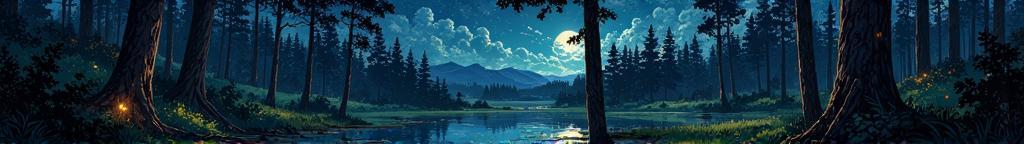
#> input picture AI_Atvars/images/ghibsky/scaled_pond_in_forest.jpg, 1024 x 144 px, found by its file name
$ python split_image.py
#> lines starting #> are read from the running program, lines starting #| are printed output that depends on the picture
from PIL import Image

# Load the image
image_path = "C:/Users/Atvar/Desktop/year2/Team Project/images/ghibsky/scaled_pond_in_forest.jpg"  # Replace with your image path
image = Image.open(image_path)
#> image is the input picture: PIL image 1024x144 RGB; mean R, G, B 20.3, 49.6, 65.7

# Original image dimensions
original_width, original_height = image.size
#> original_width = 1024; original_height = 144

# Ensure the original image is square
# if original_width != original_height:
#     raise ValueError("The input image must have a 1:1 aspect ratio.")

# Target aspect ratio dimensions (16:9 slices)
slice_width = original_width // 4  # Each slice spans 1/4th the width of the image
#> slice_width = 256
slice_height = int(slice_width / 16 * 9)  # Calculate height for 16:9 aspect ratio
#> slice_height = 144

# Ensure slice height fits the original height; center-crop the height if necessary
if slice_height > original_height:
    raise ValueError("Cannot achieve 16:9 slices with the given image dimensions.")

# Set crop position (choose 'top', 'middle', or 'bottom')
crop_position = "bottom"  # Change to "top", "middle", or "bottom"

if crop_position == "top":
    top = 0
    bottom = slice_height
elif crop_position == "middle":
    top = (original_height - slice_height) // 2
    bottom = top + slice_height
elif crop_position == "bottom":
    bottom = original_height
#> bottom = 144
    top = original_height - slice_height
#> top = 0

# Crop and save each slice
for i in range(4):
    left = i * slice_width
    right = (i + 1) * slice_width
    # top = (original_height - slice_height) // 2  # Center the crop vertically
    # bottom = 1024
    cropped_image = image.crop((left, top, right, bottom))
    cropped_image.save(f"C:/Users/Atvar/Desktop/year2/Team Project/image_preprocessing/split_images/scaled_ghibsky_forest/{i + 1}.jpg")
#> this loop made 4 passes
#> pass 1, `cropped_image = image.crop((left, top, right, bottom))`:
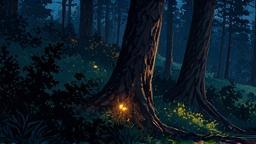
#> cropped_image: PIL image 256x144 RGB; mean R, G, B 13.2, 27, 38.1
#> pass 2, `cropped_image = image.crop((left, top, right, bottom))`:
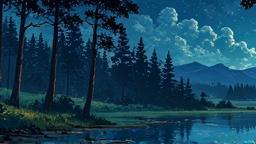
#> cropped_image: PIL image 256x144 RGB; mean R, G, B 21.4, 65.1, 88.3
#> pass 3, `cropped_image = image.crop((left, top, right, bottom))`:
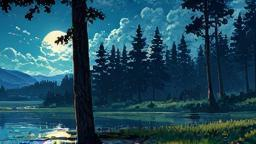
#> cropped_image: PIL image 256x144 RGB; mean R, G, B 33.5, 77.4, 94.4
#> after the loop:
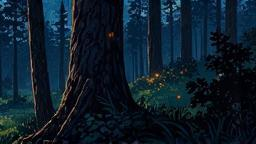
#> cropped_image: PIL image 256x144 RGB; mean R, G, B 13.3, 28.8, 41.9

print("Image successfully split into 4 panoramic 16:9 sections.")
